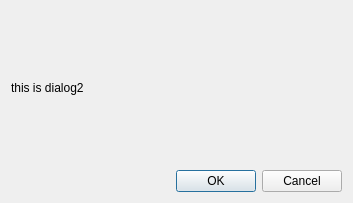
<?xml version="1.0" encoding="UTF-8"?>
<ui version="4.0">
 <class>Dialog2</class>
 <widget class="QDialog" name="Dialog2">
  <property name="geometry">
   <rect>
    <x>0</x>
    <y>0</y>
    <width>353</width>
    <height>203</height>
   </rect>
  </property>
  <property name="windowTitle">
   <string>Dialog</string>
  </property>
  <layout class="QVBoxLayout" name="verticalLayout">
   <item>
    <widget class="QLabel" name="label">
     <property name="text">
      <string>this is dialog2</string>
     </property>
    </widget>
   </item>
   <item>
    <widget class="QDialogButtonBox" name="buttonBox">
     <property name="orientation">
      <enum>Qt::Horizontal</enum>
     </property>
     <property name="standardButtons">
      <set>QDialogButtonBox::Cancel|QDialogButtonBox::Ok</set>
     </property>
    </widget>
   </item>
  </layout>
 </widget>
 <resources/>
 <connections>
  <connection>
   <sender>buttonBox</sender>
   <signal>accepted()</signal>
   <receiver>Dialog2</receiver>
   <slot>accept()</slot>
   <hints>
    <hint type="sourcelabel">
     <x>248</x>
     <y>254</y>
    </hint>
    <hint type="destinationlabel">
     <x>157</x>
     <y>274</y>
    </hint>
   </hints>
  </connection>
  <connection>
   <sender>buttonBox</sender>
   <signal>rejected()</signal>
   <receiver>Dialog2</receiver>
   <slot>reject()</slot>
   <hints>
    <hint type="sourcelabel">
     <x>316</x>
     <y>260</y>
    </hint>
    <hint type="destinationlabel">
     <x>286</x>
     <y>274</y>
    </hint>
   </hints>
  </connection>
 </connections>
</ui>
